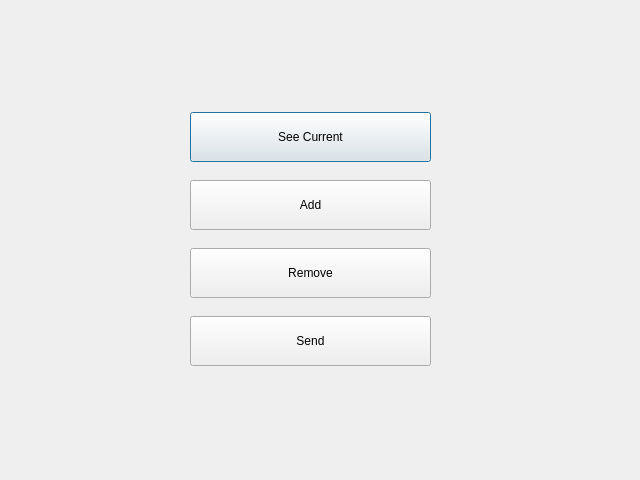
<?xml version="1.0" encoding="UTF-8"?>
<ui version="4.0">
 <class>ShoppingList</class>
 <widget class="QDialog" name="ShoppingList">
  <property name="geometry">
   <rect>
    <x>0</x>
    <y>0</y>
    <width>640</width>
    <height>480</height>
   </rect>
  </property>
  <property name="windowTitle">
   <string>Shopping List</string>
  </property>
  <widget class="QWidget" name="">
   <property name="geometry">
    <rect>
     <x>190</x>
     <y>100</y>
     <width>241</width>
     <height>281</height>
    </rect>
   </property>
   <layout class="QVBoxLayout" name="verticalLayout">
    <item>
     <widget class="QPushButton" name="btn_See_Current">
      <property name="minimumSize">
       <size>
        <width>0</width>
        <height>50</height>
       </size>
      </property>
      <property name="text">
       <string>See Current</string>
      </property>
     </widget>
    </item>
    <item>
     <widget class="QPushButton" name="btn_Add">
      <property name="minimumSize">
       <size>
        <width>0</width>
        <height>50</height>
       </size>
      </property>
      <property name="text">
       <string>Add</string>
      </property>
     </widget>
    </item>
    <item>
     <widget class="QPushButton" name="btn_Remove">
      <property name="minimumSize">
       <size>
        <width>0</width>
        <height>50</height>
       </size>
      </property>
      <property name="text">
       <string>Remove</string>
      </property>
     </widget>
    </item>
    <item>
     <widget class="QPushButton" name="btn_Send">
      <property name="minimumSize">
       <size>
        <width>0</width>
        <height>50</height>
       </size>
      </property>
      <property name="text">
       <string>Send</string>
      </property>
     </widget>
    </item>
   </layout>
  </widget>
 </widget>
 <resources/>
 <connections/>
</ui>
